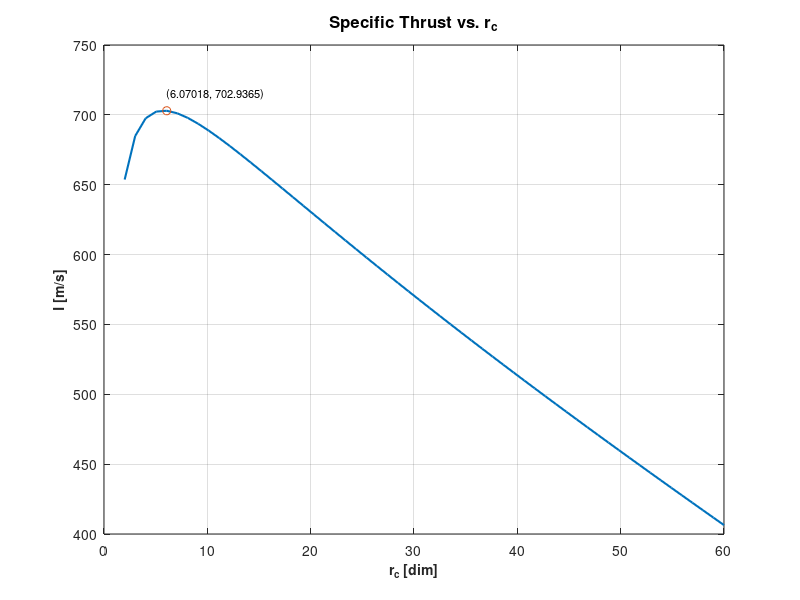
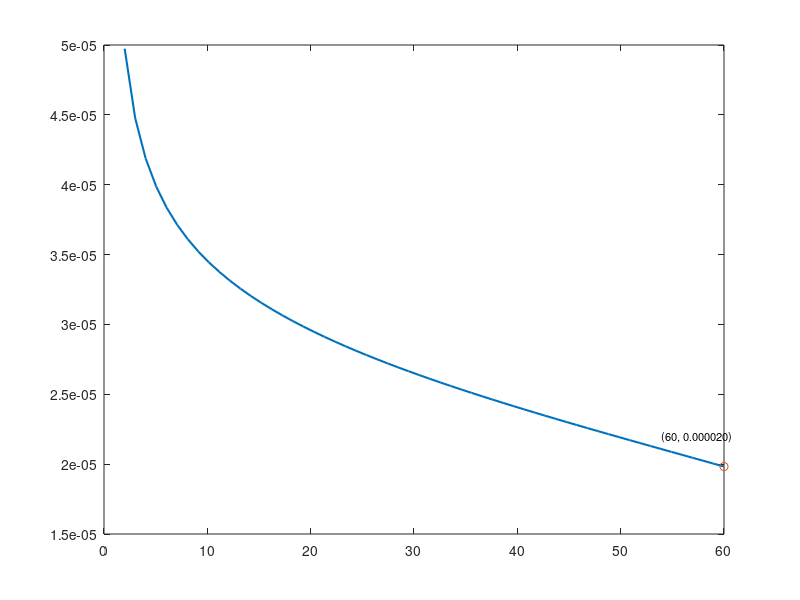

Write MATLAB code to recreate these figures, in order. (Note: this script raises an error after producing the figures.)
% HW7_Q1.m
% A non-afterburning turbojet analysis for operation at 15 km altitude and Mach 1.8.
% Plots specific thrust, TSFC, efficiencies, and nozzle area ratio vs. compressor pressure ratio (rc).
% Created by Stephen Miller on 3/28/22.
% Modified to produce multiple figures, each appended to a single PDF, with smaller figure sizes.

clc; clear; clear vars;

%% Given Parameters
M        = 1.8;                         % Mach number
T04_max  = 1500;                        % Maximum turbine inlet temperature [K]
delta_h_c= 43124;                       % Fuel lower heating value [kJ/kg]
f_st     = 0.06;                        % Stoichiometric fuel-to-air ratio
eta_d    = 0.9;                         % Diffuser efficiency
eta_c    = 0.9;                         % Compressor efficiency
eta_b    = 0.98;                        % Burner efficiency
eta_t    = 0.92;                        % Turbine efficiency
eta_n    = 0.98;                        % Nozzle efficiency
rb       = 0.97;                        % Burner pressure ratio (P03/P02)
k        = [1.4 1.3];                  % Specific heat ratios (before/after burner)
R        = 0.287;                       % Gas constant [kJ/kg·K]
Ta       = 216.65;                      % Ambient temperature at 15 km [K]
Pa       = 1.2112e4;                    % Ambient pressure at 15 km [Pa]
delta    = 58;                          % Number of data points for rc
rc       = linspace(2, 60, delta);      % Compressor pressure ratio range

%% Preallocate Variables
n        = length(rc);
num      = length(k);
Cp       = zeros(num, 1);
T03s     = zeros(n, 1);
T03      = zeros(n, 1);
W        = zeros(n, 1);
f_b      = zeros(n, 1);
P04      = zeros(n, 1);
T05      = zeros(n, 1);
T05s     = zeros(n, 1);
P05      = zeros(n, 1);
T7s      = zeros(n, 1);
T7       = zeros(n, 1);
Me       = zeros(n, 1);
Ue       = zeros(n, 1);
I        = zeros(n, 1);
TSFC     = zeros(n, 1);
eta_th   = zeros(n, 1);
eta_p    = zeros(n, 1);
eta_0    = zeros(n, 1);
Ratio    = zeros(n, 1);
T04      = zeros(n, 1);

%% Initial Conditions
% Stagnation temperature and pressure at inlet
T0a      = Ta * (1 + ((k(1) - 1)/2) * M^2);                    % T0a = T02
P0a      = Pa * (1 + ((k(1) - 1)/2) * M^2)^(k(1)/(k(1) - 1));  % P0a = P02
u        = M * sqrt(R * 1000 * k(1) * Ta);                     % Flight velocity [m/s]
T02s     = eta_d * (T0a - Ta) + Ta;                            % Ideal T02
P02      = Pa * (T02s / Ta)^(k(1) / (k(1) - 1));                % Inlet pressure

% Specific heat calculations
for i = 1:num
    Cp(i) = (k(i) / (k(i) - 1)) * R;
end

%% Main Loop: Calculate Parameters for Each rc
for j = 1:n
    % Compressor
    T03s(j) = T0a * rc(j)^((k(1) - 1) / k(1));          % Ideal compressor exit temperature
    T03(j)  = ((T03s(j) - T0a) / eta_c) + T0a;          % Actual compressor exit temperature
    W(j)    = Cp(1) * (T03(j) - T0a);                   % Compressor work [kJ/kg]

    % Burner: Fuel-air ratio to reach T04_max
    f_b(j)  = ((T04_max / T03(j)) - 1) / ...
              (eta_b * delta_h_c / (Cp(2) * T03(j)) - (T04_max / T03(j)));

    if f_b(j) > f_st
        % If fuel-air ratio exceeds stoichiometric limit
        T04(j) = (1 / (1 + f_st)) * ((eta_b * delta_h_c) / (Cp(2)) + T03);
        P04(j) = rb * rc(j) * P02;
        T05(j) = T04(j) - (W(j) / (Cp(2) * (1 + f_b(j)))); % T05 = T06 = T07
        T05s(j)= ((T05(j) - T04(j)) / eta_t) + T04(j);
        P05(j) = P04(j) * (T05s(j) / T04(j))^(k(2) / (k(2) - 1)); % P05 = P06
        T7s(j) = T05(j) / (P05(j) / Pa)^((k(2) - 1) / k(2));
        T7(j)  = eta_n * (T7s(j) - T05(j)) + T05(j);
        Me(j)  = sqrt(((T05(j) / T7(j)) - 1) / ((k(2) - 1) / 2));
        Ue(j)  = Me(j) * sqrt(k(2) * R * 1000 * T7(j)); % Exhaust velocity [m/s]
        I(j)   = (1 + f_b(j)) * Ue(j) - u;              % Specific thrust [m/s]
        TSFC(j)= f_b(j) / I(j);                         % Thrust-specific fuel consumption [s/m]
        eta_p(j)= (I(j) * u) / ((1 + f_b(j)) * (Ue(j)^2) / 2 - (u^2) / 2); 
        eta_th(j)= ((1 + f_b(j)) * Ue(j)^2 - u^2) / (2 * f_b(j) * delta_h_c * 1000); 
        eta_0(j)= eta_th(j) * eta_p(j);                 % Overall efficiency
        Ratio(j)= (1 / Me(j)) * ((2 / (k(2) + 1)) * (1 + ((k(2) - 1) / 2) * Me(j)^2))^((k(2) + 1) / (2 * (k(2) - 1)));
    else
        % Normal operation within stoichiometric limit
        P04(j) = rb * rc(j) * P02;
        T05(j) = T04_max - (W(j) / (Cp(2) * (1 + f_b(j)))); % T05 = T06 = T07
        T05s(j)= ((T05(j) - T04_max) / eta_t) + T04_max;
        P05(j) = P04(j) * (T05s(j) / T04_max)^(k(2) / (k(2) - 1)); % P05 = P06
        T7s(j) = T05(j) / (P05(j) / Pa)^((k(2) - 1) / k(2));
        T7(j)  = eta_n * (T7s(j) - T05(j)) + T05(j);
        Me(j)  = sqrt(((T05(j) / T7(j)) - 1) / ((k(2) - 1) / 2));
        Ue(j)  = Me(j) * sqrt(k(2) * R * 1000 * T7(j)); % Exhaust velocity [m/s]
        I(j)   = (1 + f_b(j)) * Ue(j) - u;              % Specific thrust [m/s]
        TSFC(j)= f_b(j) / I(j);                         % Thrust-specific fuel consumption [s/m]
        eta_p(j)= (I(j) * u) / ((1 + f_b(j)) * (Ue(j)^2) / 2 - (u^2) / 2);
        eta_th(j)= ((1 + f_b(j)) * Ue(j)^2 - u^2) / (2 * f_b(j) * delta_h_c * 1000);
        eta_0(j)= eta_th(j) * eta_p(j);
        Ratio(j)= (1 / Me(j)) * ((2 / (k(2) + 1)) * (1 + ((k(2) - 1) / 2) * Me(j)^2))^((k(2) + 1) / (2 * (k(2) - 1)));
    end
end

%% Plotting (Four Separate Figures, Appended to One PDF)
% (Requires MATLAB R2020a or newer for exportgraphics with 'Append' option)

% 1) Specific Thrust vs. r_c
figure('Position', [100, 100, 600, 400]);
plot(rc, I, 'LineWidth', 1.5);
hold on;
[Peak, PeakIdx] = findpeaks(I);
rc_Peak = rc(PeakIdx);
if ~isempty(rc_Peak)
    text(rc_Peak, 715, sprintf('(%g, %4.4f)', rc_Peak, Peak), 'FontSize', 8);
    plot(rc_Peak, Peak, '-o', 'MarkerSize', 6);
end
hold off;
xlabel('r_c [dim]', 'FontWeight', 'bold', 'FontSize', 10);
ylabel('I [m/s]', 'FontWeight', 'bold', 'FontSize', 10);
title('Specific Thrust vs. r_c', 'FontSize', 12);
grid on;
exportgraphics(gcf, 'HW7_Q1_Plots.pdf', 'Append', false);

% 2) TSFC vs. r_c
figure('Position', [150, 150, 600, 400]);
plot(rc, TSFC, 'LineWidth', 1.5);
hold on;
plot(60, min(TSFC), '-o', 'MarkerSize', 6);
text(54, 0.000022, sprintf('(60, %f)', min(TSFC)), 'FontSize', 8);
ax = gca;
ax.YAxis.Exponent = 0;
xlim([0 65]);
hold off;
xlabel('r_c [dim]', 'FontWeight', 'bold', 'FontSize', 10);
ylabel('TSFC [s/m]', 'FontWeight', 'bold', 'FontSize', 10);
title('TSFC vs. r_c', 'FontSize', 12);
grid on;
exportgraphics(gcf, 'HW7_Q1_Plots.pdf', 'Append', true);

% 3) Efficiencies vs. r_c
figure('Position', [200, 200, 600, 400]);
plot(rc, eta_th, 'LineWidth', 1.5, 'DisplayName', '\eta_{th}');
hold on;
plot(rc, eta_0, 'LineWidth', 1.5, 'DisplayName', '\eta_{o}');
plot(rc, eta_p, 'LineWidth', 1.5, 'Color', 'k', 'DisplayName', '\eta_p');
hold off;
legend('Location', 'southeast', 'FontSize', 9);
xlabel('r_c [dim]', 'FontWeight', 'bold', 'FontSize', 10);
ylabel('Efficiency', 'FontWeight', 'bold', 'FontSize', 10);
title('Efficiencies vs. r_c', 'FontSize', 12);
grid on;
exportgraphics(gcf, 'HW7_Q1_Plots.pdf', 'Append', true);

% 4) Nozzle Area Ratio vs. r_c
figure('Position', [250, 250, 600, 400]);
plot(rc, Ratio, 'LineWidth', 1.5);

% Dynamically set y-limits so the curve is fully visible
ratioMin = min(Ratio);
ratioMax = max(Ratio);
ylim([0.9*ratioMin, 1.1*ratioMax]);

xlabel('r_c [dim]', 'FontWeight', 'bold', 'FontSize', 10);
ylabel('Area Ratio', 'FontWeight', 'bold', 'FontSize', 10);
title('Nozzle Area Ratio vs. r_c', 'FontSize', 12);
grid on;

exportgraphics(gcf, 'HW7_Q1_Plots.pdf', 'Append', true);


%% Save Data to CSV
data = table(f_b, I, TSFC, Me, P04, P05, T03, T03s, T05, T05s, T7, T7, T7s, TSFC, Ue, W, ...
    'VariableNames', {'f_b', 'I', 'TSFC', 'Me', 'P04', 'P05', 'T03', 'T03s', 'T05', 'T05s', 'T7', 'T7_1', 'T7s', 'TSFC_1', 'Ue', 'W'});
writetable(data, 'HW7_Q1_Data.csv');

%% Display Data (Optional)
disp(data);
